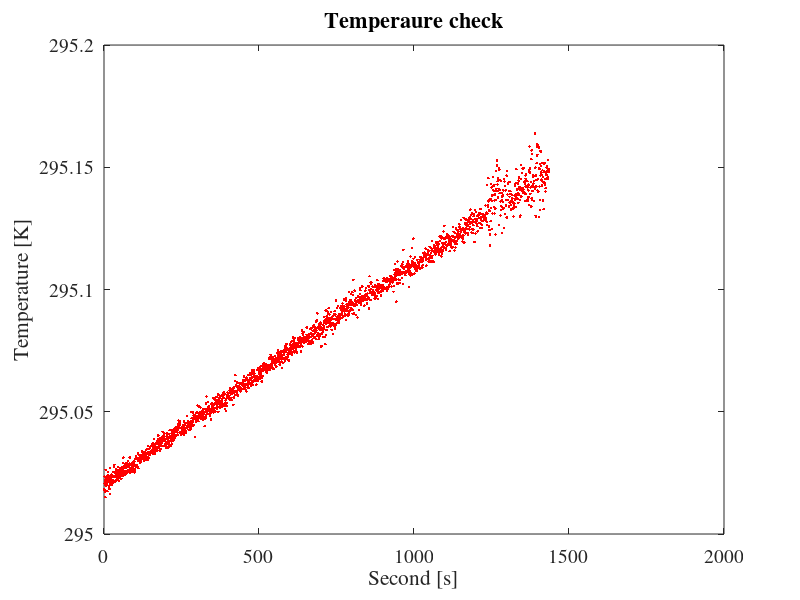
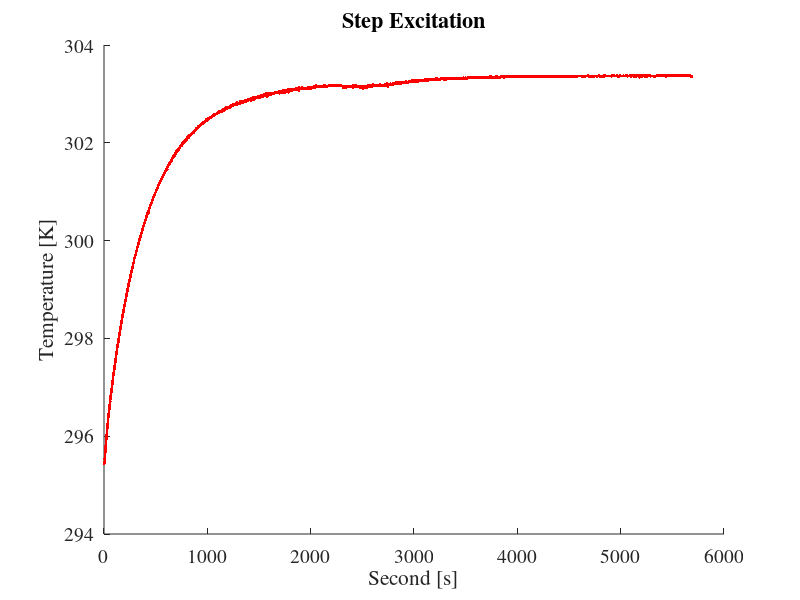

These figures' MATLAB source, in order: (Note: this script raises an error after producing the figures.)
%% PID Control
%dati per modello
T1_m=2.944;
T2_m=125.010;
H0_m= 7.943083;
e = 2.718281828459046;
eps_m=20;

%% Temperature check
% Import data
%path(path,'C:\Users\Federico\Documents\GitHub\ExpMethods\01_PID_Control');
load('tempcheck.mat');
% Plot
plot(tcheck.t,tcheck.T,'Linestyle','none','Marker','.',...
    'color','r');
set(gca, 'FontName', 'Times');
set(gca,'FontSize',14);
xlabel('Second [s]');
ylabel('Temperature [K]');
hTitle = title('Temperaure check');
set(hTitle,'FontSize',16);
% Calculate mean and std
Tm = mean(tcheck.T);
sigma_T = std(tcheck.T);
% Make a log
disp(sprintf('\n-------- TEMPERATURE CHECK --------'));
disp(sprintf('Average temperature: %d',Tm));
disp(sprintf('Temperature deviation: %d',sigma_T));
disp(sprintf('-----------------------------------\n'));
print('t_check','-depsc')
%% Step excitation
load('step.mat');
% Plot
figure();
hold on;
plot(step.t,step.T,'Linestyle','none','Marker','.',...
    'color','r');
set(gca, 'FontName', 'Times');
set(gca,'FontSize',14);
xlabel('Second [s]');
ylabel('Temperature [K]');
hTitle = title('Step Excitation');
set(hTitle,'FontSize',16);
% max value
asymptote = regressione_lineare(step.t(1,7000:7153),step.T(1,7000:7153), std(step.T(1,7000:7153)));
%plot(step.t, step.t.*asymptote.m+asymptote.b)
asym = step.t(end).*asymptote.m+asymptote.b;
print('step_p','-depsc')
%% Get H0 value
H0 = asym  - step.T(1);%step.T(end-10) - step.T(1);
delta_e=1;
modelstep=delta_e*H0*(ones(size(step.t))-T1/(T1-T2)*exp(-(step.t)./T1)+T2/(T1-T2)*exp(-(step.t)./T2)) + min(step.T);
plot(step.t, modelstep,'Linestyle','none','Marker','.',...
    'color','b');


% Make a log
disp(sprintf('\n-------- STEP EXCITATION --------'));
disp(sprintf('H_0: %d',H0));
disp(sprintf('-----------------------------------\n'));

%% Pulse excitation
close all
load('pulse.mat');
% Plot
plot(pulse.t,pulse.T,'Linestyle','none','Marker','.',...
    'color','r');set(gca, 'FontName', 'Times');
set(gca,'FontSize',14);
xlabel('Second [s]');
ylabel('Temperature [K]');
hTitle = title('Pulse Excitation');
set(hTitle,'FontSize',16);
hold on;
print('pulse', '-depsc');

delta_e=1;
modelstep2=delta_e*H0_m*(ones(size(pulse.t(1,1:33)))-T1_m/(T1_m-T2_m)*exp(-pulse.t(1,1:33)./T1_m)+T2_m/(T1_m-T2_m)*exp(-pulse.t(1,1:33)./T2_m)) + min(pulse.T);
modelpulse=delta_e*H0_m/(T1_m-T2_m)*(T1_m*(exp(eps_m/T1_m)-1)*exp(-pulse.t(1,34:1535)/T1_m)-T2_m*(exp(eps_m/T2_m)-1)*exp(-pulse.t(1,34:1535)/T2_m))+ min(pulse.T);
plot(pulse.t(1,1:33), modelstep2,'Linestyle','none','Marker','.',...
    'color','b');
plot(pulse.t(1,34:1535), modelpulse,'Linestyle','none','Marker','.',...
    'color','b');
% Find maximum r(t) is the function
temp = pulse.T;
rp = max(temp);
index = find(temp == rp);
tp = pulse.t(index);
rp = pulse.T(index) - min(pulse.T(index));

%% derivative expression rp = H(0) ((exp(eps/T) - 1)exp(-tp/T))
% i want to find the root of
myfun = @(x,eps, rp, tp, H_0) (rp - H_0 * (exp(eps/x) - 1) * exp(- tp/x));  % parameterized function
% parameter
eps = 20;
H0 = 7.9471;
tp = pulse.t(index);
rp = pulse.T(index) - min(pulse.T);
fun = @(x) myfun(x,eps, rp, tp, H0);    % function of x alone
T1 = fzero(fun,2.943);
T2 = fzero(fun,120);
%% plot
x=0:1:300;
hold on;
xlim([0 150])
plot(x,H0 .* (exp(eps./x) - 1) .* exp(- tp./x));
plot([0 200],[rp rp]);

%% calculate P, I, k_p, k_i
P=(1/3)*((T1+T2)^2)/(T1*T2)-1;
I=(1/27)*((T1+T2)^3)/((T1*T2)^2);
Kp=P/H0;
Ki=I/H0;

%% Temp_check
%PID control T=25
f2=figure();
load('PI_25C.mat');

p2=plot(cm(1,1:335),T(1,1:335),'linestyle', 'none', 'Marker','.',...
    'color','r');
xlim([0 200])
set(gca,'FontSize',14);
xlabel('Second [s]');
ylabel('Temperature [K]');
hTitle = title('PID control fixed temperature');
set(hTitle,'FontSize',16);
hold on;
print('pid25', '-depsc');

%% 3 steps
f1=figure();
load('PI_3steps.mat');
p1=plot(cm(1,1:1483),T(1,1:1483),'linestyle', 'none', 'Marker','.',...
    'color','r');

%% T expected 35, sample rate 30, task 10
f1=figure();
load('PI_35expect_samplerate30.mat');
p1=plot(cm(1,1:28),T(1,1:28),'linestyle', 'none', 'Marker','.',...
    'color','r');

%% Kp=0
f1=figure();
load('I_35.mat');
p1=plot(cm(1,1:1800),T(1,1:1800),'linestyle', 'none', 'Marker','.',...
    'color','r');


%% Ki=0
f1=figure();
load('P_35.mat');
p1=plot(cm(1,1:1049),T(1,1:1049),'linestyle', 'none', 'Marker','.',...
    'color','r');

%% Kp=100
f1=figure();
load('PI_35_100kp.mat');
p1=plot(cm(1,1:612),T(1,1:612),'linestyle', 'none', 'Marker','.',...
    'color','r');
